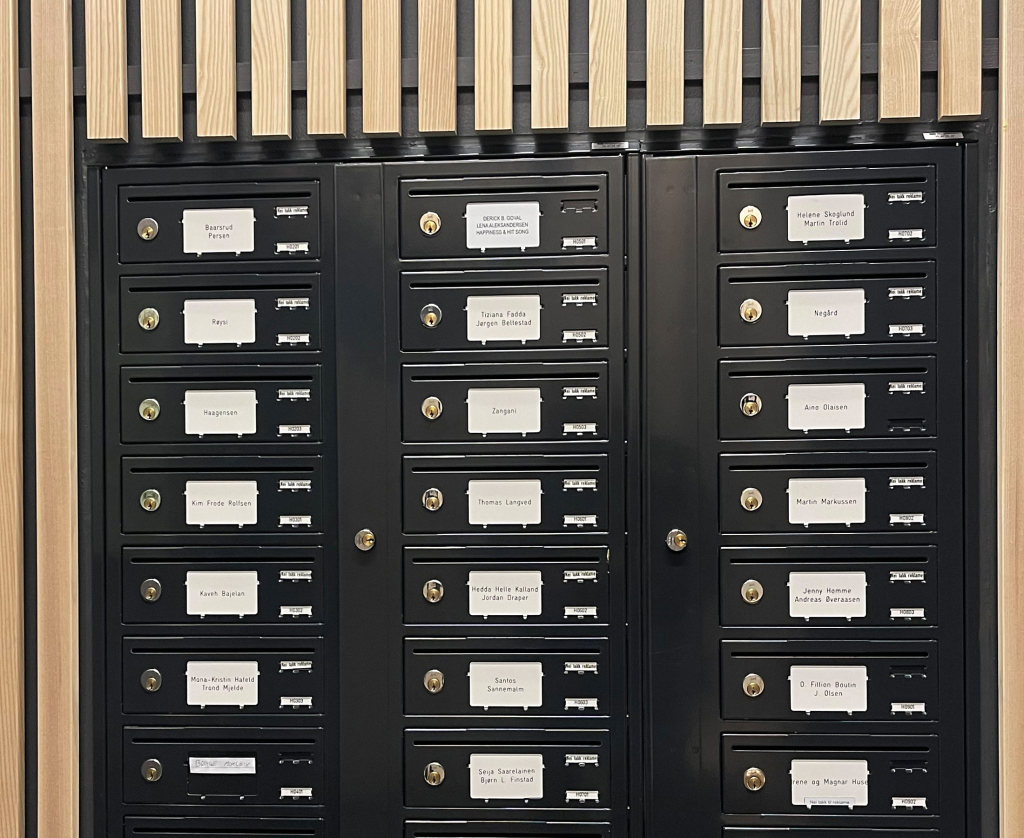
#> input picture data/dataset/images/train/training_imported_1768764165_1bf6d5c9.jpg, 2048 x 1676 px (shown at 1/2 size)
$ python -i bildeanalyse.py   (imports and definitions only)
#> lines starting #> are read from the running program, lines starting #| are printed output that depends on the picture; after the words box and inside, x2 and y2 are one past the last pixel; in counts of white or black regions, pixels touching at a corner belong together
import cv2
import numpy as np
import logging
from typing import List, Tuple, Dict, Any
from datetime import datetime
from modules.datamodel import KapasitetKlasse

logger = logging.getLogger(__name__)

# --- DEL 1: Syntetisk Bildegenerering (Demo-formål) ---

# [56 lines left out: function generer_test_bilde, not called in this run]


# --- DEL 2: Bildeanalyse (Kjerne) ---

def analyser_bilde(bilde_sti: str) -> List[Tuple[str, KapasitetKlasse]]:
    """
    Analyserer et enkeltbilde og returnerer funn.
    """
    try:
        img = cv2.imread(bilde_sti)
#> img is the input picture: shape (1676, 2048, 3); mean B, G, R 79.5, 86.4, 91.7
        if img is None:
            raise FileNotFoundError(f"Fant ikke bildet: {bilde_sti}")

        gray = cv2.cvtColor(img, cv2.COLOR_BGR2GRAY)
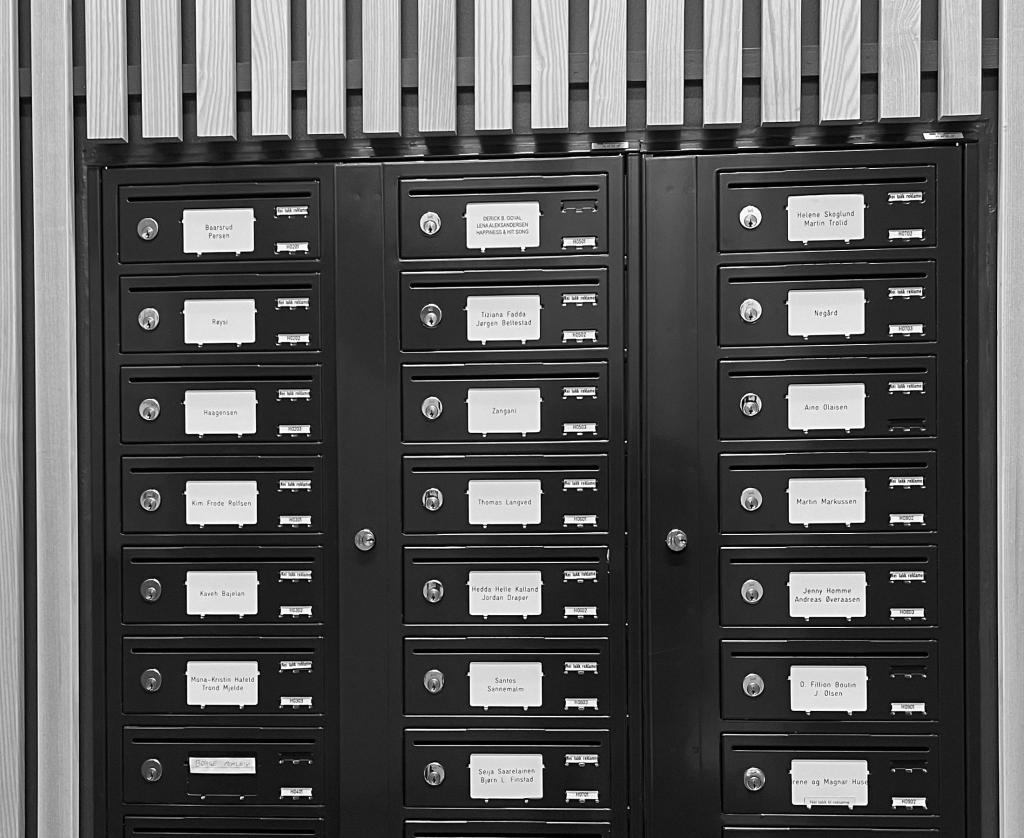
#> gray: shape (1676, 2048) (shown at 1/2 size); min 0, max 255, mean 87.2
        _, thresh = cv2.threshold(gray, 200, 255, cv2.THRESH_BINARY_INV)
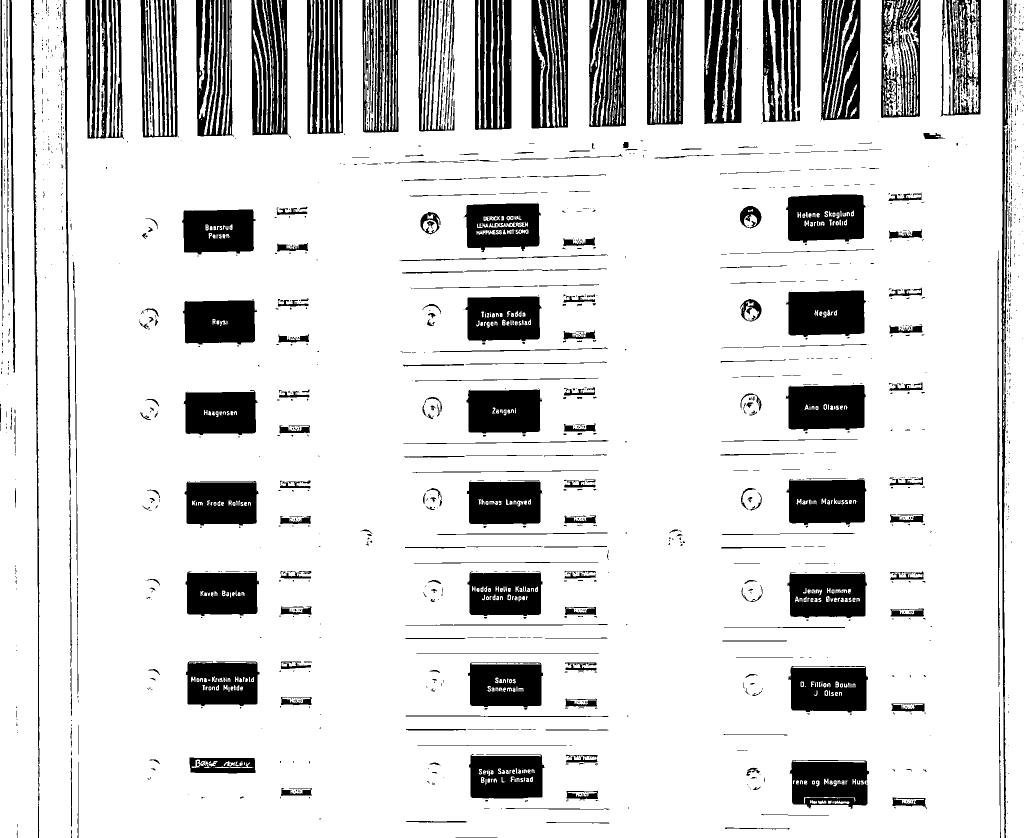
#> thresh: shape (1676, 2048) (shown at 1/2 size); 84.9% white; 1809 black regions (1420 under 20 px)
        contours, _ = cv2.findContours(thresh, cv2.RETR_EXTERNAL, cv2.CHAIN_APPROX_SIMPLE)
#> contours = 442 contours, 289 with area under 20; largest, box (x1, y1, x2, y2) and area: (66, 0, 2009, 1676) 2929706, (0, 0, 77, 1676) 112144, (2006, 0, 2048, 1676) 59886, (1919, 0, 1958, 226) 3778, (875, 0, 907, 260) 3455

        sorted_contours = sorted(contours, key=lambda c: cv2.boundingRect(c)[1])
#> sorted_contours has the same summary as contours

        pk_count = 0
        resultater = []

        for cnt in sorted_contours:
            x, y, w, h = cv2.boundingRect(cnt)
            if w < 20 or h < 20: continue # Støyfilter

            pk_count += 1
            pk_id = f"PK-{pk_count}"

            # Klassifisering (Kalibrerte verdier)
            if h < 100: kap = KapasitetKlasse.LITEN
            elif h < 140: kap = KapasitetKlasse.STANDARD
            else: kap = KapasitetKlasse.STOR

            resultater.append((pk_id, kap))
#> this loop made 442 passes
#> (x, y, w, h) on passes 3, 6, 7: (1904, 0, 13, 70), (1811, 0, 12, 26), (1803, 0, 14, 33)
#> after the loop, pk_count = 34; resultater = 34 items

        return resultater
    except Exception as e:
        logger.error(f"Feil i analyser_bilde({bilde_sti}): {e}")
        return []

# --- DEL 3: Aggregering (API) ---

# [45 lines left out: function analyser_bilder_av_oppgang, not called in this run]

>>> result = analyser_bilde('../data/dataset/images/train/training_imported_1768764165_1bf6d5c9.jpg')
#> result = 34 items
